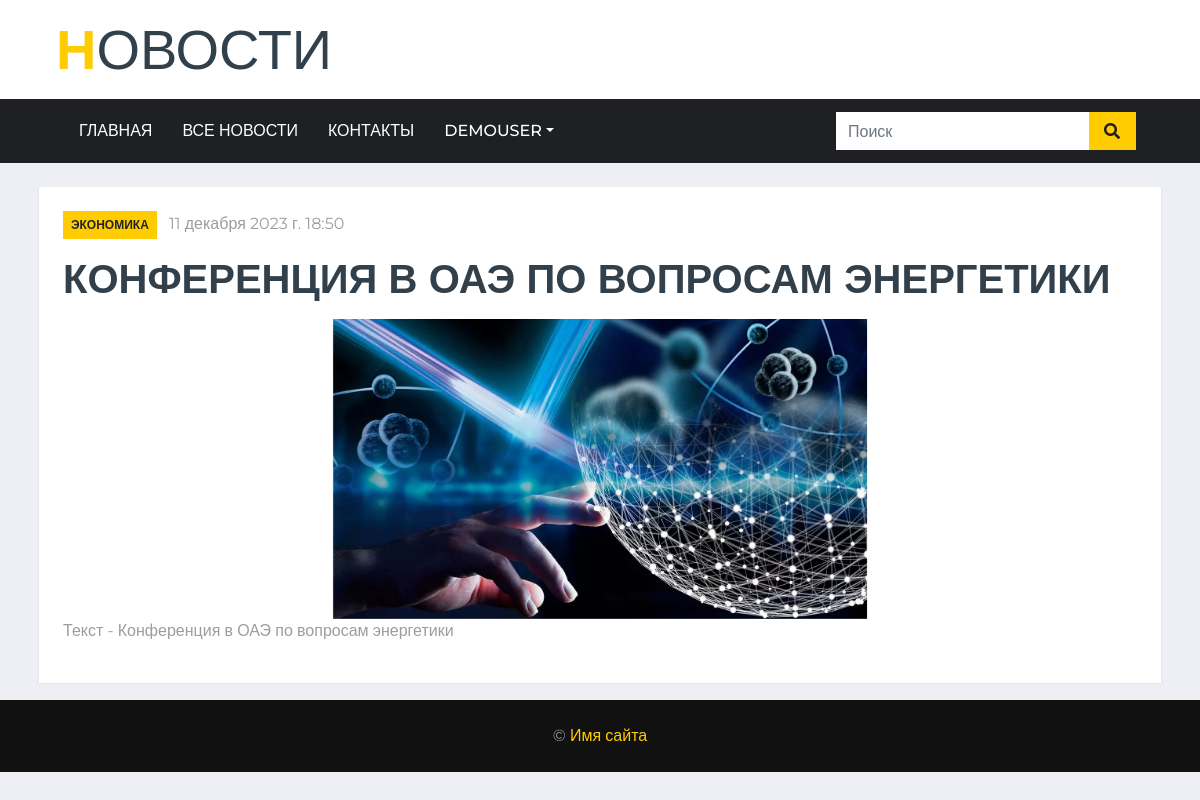
The page /news1/21 (signed in) on the database its author committed.
### news1/models.py (models this page shows, shortened)
class Article(models.Model):
    categories = (('Экономика', 'Economics'),
                  ('Наука', 'Science'),
                  ('Спорт', 'Sport'),
                  ('Политика', 'Policy'),
                  ('Здоровье', 'Health'),
                  ('Путешествия', 'Travel'))
    author = models.ForeignKey(User, on_delete=models.SET_NULL, null=True, verbose_name='Автор')
    title = models.CharField('Название', max_length=50, default='')
    anouncement = models.TextField('Аннотация', max_length=250)
    text = models.TextField('Текст новости')
    date = models.DateTimeField('Дата публикации', auto_now=True)
    category = models.CharField(choices=categories, max_length=20, verbose_name='Категории')
    tags = models.ManyToManyField(to=Tag, blank=True, verbose_name='Тэги')
    slug = models.SlugField()
    class Meta:
        ordering = ['-date']
        verbose_name= 'Новость'
        verbose_name_plural='Новости'

class Image(models.Model):
    article = models.ForeignKey(Article, on_delete=models.CASCADE)
    title = models.CharField(max_length=50, blank=True)
    image = models.ImageField(upload_to='article_images/')

### news1/views.py (the view)
# urls.py: path('<int:pk>', views.ArticleDetailView.as_view(), name='news_detail'),
class ArticleDetailView(ViewCountMixin, DetailView):
    model = Article
    template_name = 'news1/news_detail.html'
    context_object_name = 'article'
    def get_context_data(self, **kwargs):
        context = super().get_context_data(**kwargs)
        current_object = self.object
        images = Image.objects.filter(article=current_object)
        context['images'] = images
        return context

### news1/utils.py (called while the page is built)
def get_client_ip(request):
    x_forwarded_for = request.META.get('HTTP_X_FORWARDED_FOR')
    if x_forwarded_for:
        ip = x_forwarded_for.split(',')[0]
    else:
        ip = request.META.get('REMOTE_ADDR')
    return ip

    def get_object(self):
        obj = super().get_object()
        ip_address = get_client_ip(self.request)
        ViewCount.objects.get_or_create(article=obj, ip_address=ip_address)
        return obj

### users/templatetags/users_extras.py (called while the page is built)
@register.filter(name="has_group")
def has_group(user, group_name):
    return user.groups.filter(name=group_name).exists()

### news1/templates/news1/news_detail.html (shortened to what this page needs)
<!DOCTYPE html>
{% load static %}
<html lang="ru">
<head>
    <link href="https://cdnjs.cloudflare.com/ajax/libs/font-awesome/5.15.0/css/all.min.css" rel="stylesheet">
    <link href="{% static 'news_portal/' %}lib/owlcarousel/assets/owl.carousel.min.css" rel="stylesheet">
    <link href="{% static 'news_portal/' %}css/style.css" rel="stylesheet">
</head>
<body>
{% include 'news_portal/navbar.html' %}
<br>
    <div class="container-fluid">
        <div class="container">
            <div class="row">
                <div class="col-lg-12">
                    <div class="position-relative mb-3">
                        <div class="bg-white border border-top-0 p-4">
                            <div class="mb-3">
                                <a class="badge badge-primary text-uppercase font-weight-semi-bold p-2 mr-2"
                                    href="#">{{ article.category }}</a>
                                <a class="text-body" href="#">{{ article.date }}</a>
                            </div>
                            <h1 class="mb-3 text-secondary text-uppercase font-weight-bold">{{ article.title }}</h1>
                {% if article.image_set.all %}
                <div id="carouselControls" class="carousel slide" data-ride="carousel">
                    <div class="carousel-inner" role="listbox" style="width:auto; height: 300px; !important;">
                        {% for image in article.image_set.all %}
                        <div class="carousel-item {% if forloop.counter == 1 %} active {% endif %}">
                            <img class="d-block" src="{{ image.image.url }}"
                                 style="margin:auto; height:300px; width:auto;">
                        </div>
                        {% endfor %}
                    </div>
                    <a class="carousel-control-prev" href="#carouselControls" role="button" data-slide="prev">
                        <span class="carousel-control-prev-icon" aria-hidden="true"></span>
                    </a>
                    <a class="carousel-control-next" href="#carouselControls" role="button" data-slide="next">
                        <span class="carousel-control-next-icon" aria-hidden="true"></span>
                    </a>
                </div>
                {% endif%}
                            <p>{{ article.text }}</p>
                    </div>
                </div>
            </div>
        </div>
    </div>
    </div>
{% block footer %} {% include 'news_portal/footer.html' %} {% endblock %}
</body>
</html>

### news_portal/templates/news_portal/navbar.html (shortened to what this page needs)
    {% load static %}
    {% load users_extras %}
    <div class="container-fluid d-none d-lg-block">
        <div class="row align-items-center bg-white py-3 px-lg-5">
            <div class="col-lg-4">
                <a href="{% url 'home' %}" class="navbar-brand p-0 d-none d-lg-block">
                    <h1 class="m-0 display-4 text-uppercase text-primary">Н<span class="text-secondary font-weight-normal">овости</span></h1>
                </a>
            </div>
        </div>
    </div>
    <div class="container-fluid p-0">
        <nav class="navbar navbar-expand-lg bg-dark navbar-dark py-2 py-lg-0 px-lg-5">
            <div class="collapse navbar-collapse justify-content-between px-0 px-lg-3" id="navbarCollapse">
                <div class="navbar-nav mr-auto py-0">
                    <a href="{% url 'home' %}" {% if request.resolver_match.view_name == 'home' %} class="nav-item nav-link active" {% else %} class="nav-item nav-link" {% endif %}>Главная</a>
                    <a href="{% url 'news_index' %}" {% if request.resolver_match.view_name == 'news_index' %} class="nav-item nav-link active" {% else %} class="nav-item nav-link" {% endif %}>Все новости</a>
                    <a href="#" class="nav-item nav-link">Контакты</a>
                    {% if request.user.id %}
                    <div class="nav-item dropdown">
                        <a href="#" class="nav-link dropdown-toggle" data-toggle="dropdown">{{ request.user.username }}</a>
                    </div>
                    {% endif %}
                </div>
                <div class="input-group ml-auto d-none d-lg-flex" style="width: 100%; max-width: 300px;">
                    <input type="text" class="form-control border-0" placeholder="Поиск">
                    <div class="input-group-append">
                        <button class="input-group-text bg-primary text-dark border-0 px-3"><i
                                class="fa fa-search"></i></button>
                    </div>
                </div>
            </div>
                            <br >
        </nav>
    </div>

### rows shown on the page
Article: category "ЭКОНОМИКА", date "11 декабря 2023 г. 18:50", title "КОНФЕРЕНЦИЯ В ОАЭ ПО ВОПРОСАМ ЭНЕРГЕТИКИ", text "Текст - Конференция в ОАЭ по вопросам энергетики"
Image: image (picture)

### other values the page prints
{{ request.user.username }} "DEMOUSER"
